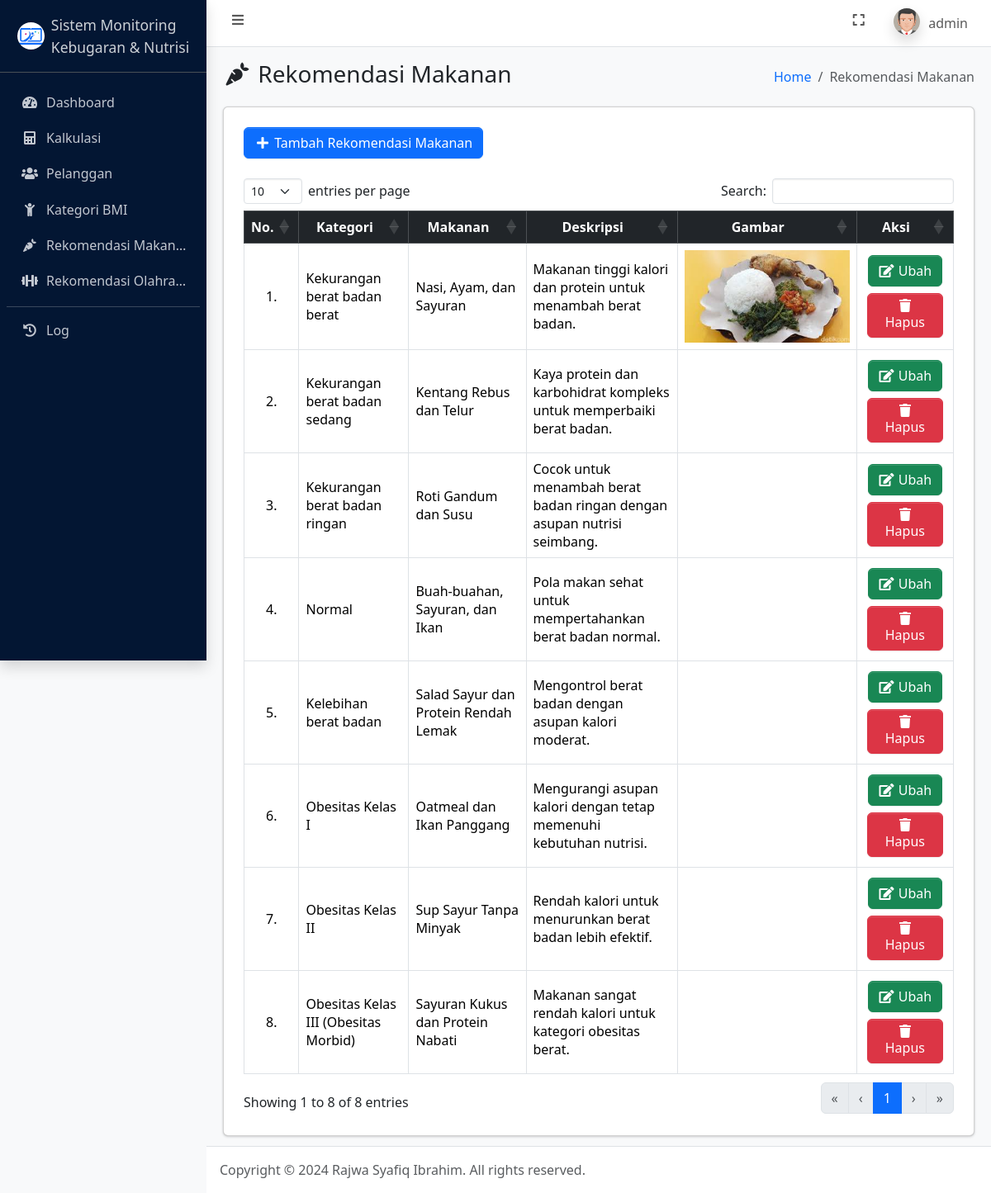
/rekomendasi_makanan.php (signed in), run on the app's committed database.
### tables this page shows
CREATE TABLE `user` (
  `id_user` int(11) NOT NULL,
  `username` varchar(100) NOT NULL,
  `password` varchar(255) NOT NULL,
  `jabatan` enum('admin','petugas') NOT NULL,
  `nama` varchar(100) NOT NULL,
  `foto` text NOT NULL,
  `dibuat_pada` datetime NOT NULL
);

CREATE TABLE `rekomendasi_makanan` (
  `id_rekomendasi_makanan` int(11) NOT NULL,
  `id_kategori_bmi` int(11) NOT NULL,
  `makanan` varchar(255) NOT NULL,
  `deskripsi` text DEFAULT NULL,
  `foto` text NOT NULL
);

CREATE TABLE `kategori_bmi` (
  `id_kategori_bmi` int(11) NOT NULL,
  `kategori` varchar(150) NOT NULL,
  `bmi_min` float NOT NULL,
  `bmi_max` float NOT NULL
);

### connection.php (called while the page is built, shortened)
<?php
	$host = 'localhost';
	$user = 'root';
	$pass = '';
	$database = 'monitoring_kebugaran_dan_nutrisi';
	$conn = mysqli_connect($host, $user, $pass, $database);
    if (isset($_SESSION['id_user'])) {
    	$id_user = $_SESSION['id_user'];
		$dataUser = mysqli_fetch_assoc(mysqli_query($conn, "SELECT * FROM user WHERE id_user = $id_user"));
	}
?>

### rekomendasi_makanan.php (the view, shortened to what this page needs)
<?php
    require_once 'connection.php';
    $rekomendasi_makanan = mysqli_query($conn, "SELECT * FROM rekomendasi_makanan INNER JOIN kategori_bmi ON rekomendasi_makanan.id_kategori_bmi = kategori_bmi.id_kategori_bmi ORDER BY kategori_bmi.id_kategori_bmi ASC");
?>
<!DOCTYPE html>
<html lang="en">
<head>
    <?php include_once 'include/head.php'; ?>
</head>
<body class="layout-fixed sidebar-expand-lg bg-body-tertiary">
    <div class="app-wrapper">
        <?php include_once 'include/navbar.php'; ?>
        <?php include_once 'include/sidebar.php'; ?>
        <main class="app-main">
            <div class="app-content-header">
                <div class="container-fluid">
                    <div class="row">
                        <div class="col-sm-6">
                            <h3 class="mb-0"><i class="nav-icon fas fa-fw fa-carrot"></i> Rekomendasi Makanan</h3>
                        </div>
                        <div class="col-sm-6">
                            <ol class="breadcrumb float-sm-end">
                                <li class="breadcrumb-item"><a href="index.php">Home</a></li>
                                <li class="breadcrumb-item active" aria-current="page">
                                    Rekomendasi Makanan
                                </li>
                            </ol>
                        </div>
                    </div>
                </div>
            </div>
            <div class="app-content">
                <div class="container-fluid">
                    <div class="card">
                        <div class="card-body">
                            <div class="table-responsive p-2">
                                <a href="tambah_rekomendasi_makanan.php" class="mb-3 btn btn-primary"><i class="fas fa-fw fa-plus"></i> Tambah Rekomendasi Makanan</a>
                                <table class="table table-bordered" id="table_id">
                                    <thead class="table-dark">
                                        <tr>
                                            <th class="text-center align-middle">No.</th>
                                            <th class="text-center align-middle">Kategori</th>
                                            <th class="text-center align-middle">Makanan</th>
                                            <th class="text-center align-middle">Deskripsi</th>
                                            <th class="text-center align-middle">Gambar</th>
                                            <th class="text-center align-middle">Aksi</th>
                                        </tr>
                                    </thead>
                                    <tbody>
                                        <?php $i = 1; ?>
                                        <?php foreach ($rekomendasi_makanan as $drm): ?>
                                            <tr>
                                                <td class="text-center align-middle"><?= $i++; ?>.</td>
                                                <td class="align-middle"><?= $drm['kategori']; ?></td>
                                                <td class="align-middle"><?= $drm['makanan']; ?></td>
                                                <td class="align-middle"><?= $drm['deskripsi']; ?></td>
                                                <td class="align-middle"><img style="max-width: 200px; max-height: 200px" src="assets/img/makanan/<?= $drm['foto']; ?>" alt="<?= $drm['foto']; ?>"></td>
                                                <td class="text-center align-middle">
                                                    <a href="ubah_rekomendasi_makanan.php?id_rekomendasi_makanan=<?= $drm['id_rekomendasi_makanan']; ?>" class="m-1 btn btn-success"><i class="fas fa-fw fa-edit"></i> Ubah</a>
                                                    <a href="hapus_rekomendasi_makanan.php?id_rekomendasi_makanan=<?= $drm['id_rekomendasi_makanan']; ?>" data-nama="<?= $drm['kategori']; ?>" class="m-1 btn btn-danger btn-delete"><i class="fas fa-fw fa-trash"></i> Hapus</a>
                                                </td>
                                            </tr>
                                        <?php endforeach ?>
                                    </tbody>
                                </table>
                            </div>
                        </div>
                    </div>
                </div>
            </div>
        </main>
        <?php include_once 'include/footer.php'; ?>
    </div>
</body>
</html>

### include/navbar.php (shortened to what this page needs)
<nav class="app-header navbar navbar-expand bg-body">
    <div class="container-fluid">
        <ul class="navbar-nav">
            <li class="nav-item"> <a class="nav-link" data-lte-toggle="sidebar" href="#" role="button"> <i class="fas fa-fw fa-bars"></i> </a> </li>
        </ul>
        <ul class="navbar-nav ms-auto">
            <li class="nav-item"> <a class="nav-link" href="#" data-lte-toggle="fullscreen"> <i data-lte-icon="maximize" class="fas fa-fw fa-expand"></i> </a> </li>
            <li class="nav-item dropdown user-menu">
                <a href="#" class="nav-link dropdown-toggle" data-bs-toggle="dropdown" aria-expanded="false">
                    <img src="assets/img/profiles/<?= $dataUser['foto']; ?>" class="user-image rounded-circle shadow" alt="User Image">
                    <span class="d-none d-md-inline"><?= $dataUser['username']; ?></span>
                </a>
            </li>
        </ul>
    </div>
</nav>

### data on the page
user: foto (picture), username "admin"
rekomendasi_makanan: id_kategori_bmi.kategori "Kekurangan berat badan berat", makanan "Nasi, Ayam, dan Sayuran", deskripsi "Makanan tinggi kalori dan protein untuk menambah berat badan.", foto (picture)
rekomendasi_makanan: id_kategori_bmi.kategori "Kekurangan berat badan sedang", makanan "Kentang Rebus dan Telur", deskripsi "Kaya protein dan karbohidrat kompleks untuk memperbaiki berat badan."
rekomendasi_makanan: id_kategori_bmi.kategori "Kekurangan berat badan ringan", makanan "Roti Gandum dan Susu", deskripsi "Cocok untuk menambah berat badan ringan dengan asupan nutrisi seimbang."
rekomendasi_makanan: id_kategori_bmi.kategori "Normal", makanan "Buah-buahan, Sayuran, dan Ikan", deskripsi "Pola makan sehat untuk mempertahankan berat badan normal."
rekomendasi_makanan: id_kategori_bmi.kategori "Kelebihan berat badan", makanan "Salad Sayur dan Protein Rendah Lemak", deskripsi "Mengontrol berat badan dengan asupan kalori moderat."
rekomendasi_makanan: id_kategori_bmi.kategori "Obesitas Kelas I", makanan "Oatmeal dan Ikan Panggang", deskripsi "Mengurangi asupan kalori dengan tetap memenuhi kebutuhan nutrisi."
rekomendasi_makanan: id_kategori_bmi.kategori "Obesitas Kelas II", makanan "Sup Sayur Tanpa Minyak", deskripsi "Rendah kalori untuk menurunkan berat badan lebih efektif."
rekomendasi_makanan: id_kategori_bmi.kategori "Obesitas Kelas III (Obesitas Morbid)", makanan "Sayuran Kukus dan Protein Nabati", deskripsi "Makanan sangat rendah kalori untuk kategori obesitas berat."
